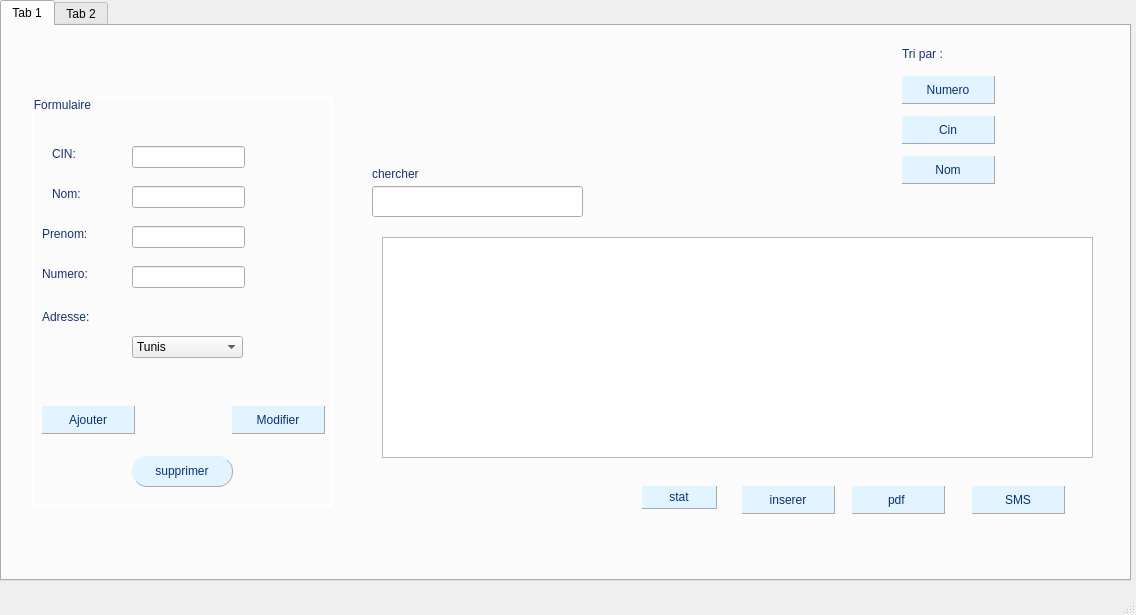
<?xml version="1.0" encoding="UTF-8"?>
<ui version="4.0">
 <class>MainWindow</class>
 <widget class="QMainWindow" name="MainWindow">
  <property name="geometry">
   <rect>
    <x>0</x>
    <y>0</y>
    <width>1136</width>
    <height>615</height>
   </rect>
  </property>
  <property name="windowTitle">
   <string>MainWindow</string>
  </property>
  <widget class="QWidget" name="centralwidget">
   <widget class="QTabWidget" name="tabWidget">
    <property name="geometry">
     <rect>
      <x>0</x>
      <y>0</y>
      <width>1131</width>
      <height>581</height>
     </rect>
    </property>
    <property name="currentIndex">
     <number>0</number>
    </property>
    <widget class="QWidget" name="tab">
     <attribute name="title">
      <string>Tab 1</string>
     </attribute>
     <widget class="QGroupBox" name="groupBox">
      <property name="geometry">
       <rect>
        <x>30</x>
        <y>70</y>
        <width>301</width>
        <height>411</height>
       </rect>
      </property>
      <property name="styleSheet">
       <string notr="true">QGroupBox{

color:rgb(24, 50, 109);
	font: 10pt &quot;MS Shell Dlg 2&quot;;
  



    border: 3px solid white;



}</string>
      </property>
      <property name="title">
       <string>Formulaire</string>
      </property>
      <widget class="QLabel" name="label">
       <property name="geometry">
        <rect>
         <x>20</x>
         <y>50</y>
         <width>31</width>
         <height>16</height>
        </rect>
       </property>
       <property name="styleSheet">
        <string notr="true">QLabel{
font: 63 10pt &quot;Segoe UI Semibold&quot;;
color : rgb(24, 50, 109);
}</string>
       </property>
       <property name="text">
        <string>CIN:</string>
       </property>
      </widget>
      <widget class="QLabel" name="label_2">
       <property name="geometry">
        <rect>
         <x>20</x>
         <y>90</y>
         <width>56</width>
         <height>16</height>
        </rect>
       </property>
       <property name="styleSheet">
        <string notr="true">QLabel{
font: 63 10pt &quot;Segoe UI Semibold&quot;;
color : rgb(24, 50, 109);
}</string>
       </property>
       <property name="text">
        <string>Nom:</string>
       </property>
      </widget>
      <widget class="QLabel" name="label_3">
       <property name="geometry">
        <rect>
         <x>10</x>
         <y>130</y>
         <width>71</width>
         <height>16</height>
        </rect>
       </property>
       <property name="styleSheet">
        <string notr="true">QLabel{
font: 63 10pt &quot;Segoe UI Semibold&quot;;
color : rgb(24, 50, 109);
}</string>
       </property>
       <property name="text">
        <string>Prenom:</string>
       </property>
      </widget>
      <widget class="QLabel" name="label_4">
       <property name="geometry">
        <rect>
         <x>10</x>
         <y>170</y>
         <width>71</width>
         <height>16</height>
        </rect>
       </property>
       <property name="styleSheet">
        <string notr="true">QLabel{
font: 63 10pt &quot;Segoe UI Semibold&quot;;
color : rgb(24, 50, 109);
}</string>
       </property>
       <property name="text">
        <string>Numero:</string>
       </property>
      </widget>
      <widget class="QLabel" name="label_5">
       <property name="geometry">
        <rect>
         <x>10</x>
         <y>210</y>
         <width>71</width>
         <height>21</height>
        </rect>
       </property>
       <property name="styleSheet">
        <string notr="true">QLabel{
font: 63 10pt &quot;Segoe UI Semibold&quot;;
color : rgb(24, 50, 109);
}</string>
       </property>
       <property name="text">
        <string>Adresse:</string>
       </property>
      </widget>
      <widget class="QPushButton" name="ajout">
       <property name="geometry">
        <rect>
         <x>10</x>
         <y>310</y>
         <width>93</width>
         <height>28</height>
        </rect>
       </property>
       <property name="styleSheet">
        <string notr="true">QPushButton {
border-radius:15px;
font: 10pt &quot;MS Shell Dlg 2&quot;;
border-right :1px solid #aaaaaa;
border-bottom :1px solid #aaaaaa;
}
QPushButton:enabled {
background-color: #E1F4FF;
color: #0c2f70;
}
QPushButton:pressed {
background-color:blue;
color: white;
}

QPushButton:hover:!pressed {

background-color : #0d2f72;
color: #fffffe;

}
QPushButton:disabled{
boackground-color:#aaaaaa;
color :ffffff;
}

</string>
       </property>
       <property name="text">
        <string>Ajouter</string>
       </property>
      </widget>
      <widget class="QLineEdit" name="le_cin">
       <property name="geometry">
        <rect>
         <x>100</x>
         <y>50</y>
         <width>113</width>
         <height>22</height>
        </rect>
       </property>
       <property name="styleSheet">
        <string notr="true"/>
       </property>
       <property name="text">
        <string/>
       </property>
      </widget>
      <widget class="QLineEdit" name="le_nom">
       <property name="geometry">
        <rect>
         <x>100</x>
         <y>90</y>
         <width>113</width>
         <height>22</height>
        </rect>
       </property>
      </widget>
      <widget class="QLineEdit" name="le_prenom">
       <property name="geometry">
        <rect>
         <x>100</x>
         <y>130</y>
         <width>113</width>
         <height>22</height>
        </rect>
       </property>
      </widget>
      <widget class="QLineEdit" name="le_num">
       <property name="geometry">
        <rect>
         <x>100</x>
         <y>170</y>
         <width>113</width>
         <height>22</height>
        </rect>
       </property>
      </widget>
      <widget class="QPushButton" name="modifier">
       <property name="geometry">
        <rect>
         <x>200</x>
         <y>310</y>
         <width>93</width>
         <height>28</height>
        </rect>
       </property>
       <property name="styleSheet">
        <string notr="true">QPushButton {
border-radius:15px;
font: 10pt &quot;MS Shell Dlg 2&quot;;
border-right :1px solid #aaaaaa;
border-bottom :1px solid #aaaaaa;
}
QPushButton:enabled {
background-color: #E1F4FF;
color: #0c2f70;
}
QPushButton:pressed {
background-color:blue;
color: white;
}

QPushButton:hover:!pressed {

background-color : #0d2f72;
color: #fffffe;

}
QPushButton:disabled{
boackground-color:#aaaaaa;
color :ffffff;
}
</string>
       </property>
       <property name="text">
        <string>Modifier</string>
       </property>
      </widget>
      <widget class="QPushButton" name="supprimer">
       <property name="geometry">
        <rect>
         <x>100</x>
         <y>360</y>
         <width>101</width>
         <height>31</height>
        </rect>
       </property>
       <property name="styleSheet">
        <string notr="true">QPushButton {
border-radius:15px;
font: 10pt &quot;MS Shell Dlg 2&quot;;
border-right :1px solid #aaaaaa;
border-bottom :1px solid #aaaaaa;
}
QPushButton:enabled {
background-color: #E1F4FF;
color: #0c2f70;
}
QPushButton:pressed {
background-color:blue;
color: white;
}

QPushButton:hover:!pressed {

background-color : #0d2f72;
color: #fffffe;

}
QPushButton:disabled{
boackground-color:#aaaaaa;
color :ffffff;
}
</string>
       </property>
       <property name="text">
        <string>supprimer</string>
       </property>
      </widget>
      <widget class="QComboBox" name="le_adresse_2">
       <property name="geometry">
        <rect>
         <x>100</x>
         <y>240</y>
         <width>111</width>
         <height>22</height>
        </rect>
       </property>
       <item>
        <property name="text">
         <string>Tunis</string>
        </property>
       </item>
       <item>
        <property name="text">
         <string>BenArous</string>
        </property>
       </item>
       <item>
        <property name="text">
         <string>Ariana</string>
        </property>
       </item>
      </widget>
     </widget>
     <widget class="QLineEdit" name="chercher_num">
      <property name="geometry">
       <rect>
        <x>370</x>
        <y>160</y>
        <width>211</width>
        <height>31</height>
       </rect>
      </property>
     </widget>
     <widget class="QLabel" name="label_7">
      <property name="geometry">
       <rect>
        <x>900</x>
        <y>20</y>
        <width>91</width>
        <height>16</height>
       </rect>
      </property>
      <property name="styleSheet">
       <string notr="true">QLabel {
	font: 63 10pt &quot;Segoe UI Semibold&quot;;
 

color:rgb(24, 50, 109);
}
</string>
      </property>
      <property name="text">
       <string>Tri par :</string>
      </property>
     </widget>
     <widget class="QPushButton" name="pushButton_3">
      <property name="geometry">
       <rect>
        <x>970</x>
        <y>460</y>
        <width>93</width>
        <height>28</height>
       </rect>
      </property>
      <property name="styleSheet">
       <string notr="true">QPushButton {
border-radius:15px;
font: 10pt &quot;MS Shell Dlg 2&quot;;
border-right :1px solid #aaaaaa;
border-bottom :1px solid #aaaaaa;
}
QPushButton:enabled {
background-color: #E1F4FF;
color: #0c2f70;
}
QPushButton:pressed {
background-color:blue;
color: white;
}

QPushButton:hover:!pressed {

background-color : #0d2f72;
color: #fffffe;

}
QPushButton:disabled{
boackground-color:#aaaaaa;
color :ffffff;
}
</string>
      </property>
      <property name="text">
       <string>SMS</string>
      </property>
     </widget>
     <widget class="QTableView" name="tab_client">
      <property name="geometry">
       <rect>
        <x>380</x>
        <y>211</y>
        <width>711</width>
        <height>221</height>
       </rect>
      </property>
     </widget>
     <widget class="QPushButton" name="pushButton_5">
      <property name="geometry">
       <rect>
        <x>740</x>
        <y>460</y>
        <width>93</width>
        <height>28</height>
       </rect>
      </property>
      <property name="styleSheet">
       <string notr="true">QPushButton {
border-radius:15px;
font: 10pt &quot;MS Shell Dlg 2&quot;;
border-right :1px solid #aaaaaa;
border-bottom :1px solid #aaaaaa;
}
QPushButton:enabled {
background-color: #E1F4FF;
color: #0c2f70;
}
QPushButton:pressed {
background-color:blue;
color: white;
}

QPushButton:hover:!pressed {

background-color : #0d2f72;
color: #fffffe;

}
QPushButton:disabled{
boackground-color:#aaaaaa;
color :ffffff;
}</string>
      </property>
      <property name="text">
       <string>inserer</string>
      </property>
     </widget>
     <widget class="QLabel" name="label_6">
      <property name="geometry">
       <rect>
        <x>370</x>
        <y>140</y>
        <width>141</width>
        <height>16</height>
       </rect>
      </property>
      <property name="styleSheet">
       <string notr="true">QLabel{
font: 63 10pt &quot;Segoe UI Semibold&quot;;
color : rgb(24, 50, 109);
}</string>
      </property>
      <property name="text">
       <string>chercher</string>
      </property>
     </widget>
     <widget class="QPushButton" name="tri_cin">
      <property name="geometry">
       <rect>
        <x>900</x>
        <y>90</y>
        <width>93</width>
        <height>28</height>
       </rect>
      </property>
      <property name="styleSheet">
       <string notr="true">QPushButton {
border-radius:15px;
font: 10pt &quot;MS Shell Dlg 2&quot;;
border-right :1px solid #aaaaaa;
border-bottom :1px solid #aaaaaa;
}
QPushButton:enabled {
background-color: #E1F4FF;
color: #0c2f70;
}
QPushButton:pressed {
background-color:blue;
color: white;
}

QPushButton:hover:!pressed {

background-color : #0d2f72;
color: #fffffe;

}
QPushButton:disabled{
boackground-color:#aaaaaa;
color :ffffff;
}

</string>
      </property>
      <property name="text">
       <string>Cin</string>
      </property>
     </widget>
     <widget class="QPushButton" name="pdf_3">
      <property name="geometry">
       <rect>
        <x>850</x>
        <y>460</y>
        <width>93</width>
        <height>28</height>
       </rect>
      </property>
      <property name="styleSheet">
       <string notr="true">QPushButton {
border-radius:15px;
font: 10pt &quot;MS Shell Dlg 2&quot;;
border-right :1px solid #aaaaaa;
border-bottom :1px solid #aaaaaa;
}
QPushButton:enabled {
background-color: #E1F4FF;
color: #0c2f70;
}
QPushButton:pressed {
background-color:blue;
color: white;
}

QPushButton:hover:!pressed {

background-color : #0d2f72;
color: #fffffe;

}
QPushButton:disabled{
boackground-color:#aaaaaa;
color :ffffff;
}

</string>
      </property>
      <property name="text">
       <string>pdf </string>
      </property>
     </widget>
     <widget class="QPushButton" name="pushButton">
      <property name="geometry">
       <rect>
        <x>640</x>
        <y>460</y>
        <width>75</width>
        <height>23</height>
       </rect>
      </property>
      <property name="styleSheet">
       <string notr="true">QPushButton {
border-radius:15px;
font: 10pt &quot;MS Shell Dlg 2&quot;;
border-right :1px solid #aaaaaa;
border-bottom :1px solid #aaaaaa;
}
QPushButton:enabled {
background-color: #E1F4FF;
color: #0c2f70;
}
QPushButton:pressed {
background-color:blue;
color: white;
}

QPushButton:hover:!pressed {

background-color : #0d2f72;
color: #fffffe;

}
QPushButton:disabled{
boackground-color:#aaaaaa;
color :ffffff;
}</string>
      </property>
      <property name="text">
       <string>stat</string>
      </property>
     </widget>
     <widget class="QPushButton" name="tri_2">
      <property name="geometry">
       <rect>
        <x>900</x>
        <y>130</y>
        <width>93</width>
        <height>28</height>
       </rect>
      </property>
      <property name="styleSheet">
       <string notr="true">QPushButton {
border-radius:15px;
font: 10pt &quot;MS Shell Dlg 2&quot;;
border-right :1px solid #aaaaaa;
border-bottom :1px solid #aaaaaa;
}
QPushButton:enabled {
background-color: #E1F4FF;
color: #0c2f70;
}
QPushButton:pressed {
background-color:blue;
color: white;
}

QPushButton:hover:!pressed {

background-color : #0d2f72;
color: #fffffe;

}
QPushButton:disabled{
boackground-color:#aaaaaa;
color :ffffff;
}

</string>
      </property>
      <property name="text">
       <string>Nom</string>
      </property>
     </widget>
     <widget class="QPushButton" name="tri">
      <property name="geometry">
       <rect>
        <x>900</x>
        <y>50</y>
        <width>93</width>
        <height>28</height>
       </rect>
      </property>
      <property name="styleSheet">
       <string notr="true">QPushButton {
border-radius:15px;
font: 10pt &quot;MS Shell Dlg 2&quot;;
border-right :1px solid #aaaaaa;
border-bottom :1px solid #aaaaaa;
}
QPushButton:enabled {
background-color: #E1F4FF;
color: #0c2f70;
}
QPushButton:pressed {
background-color:blue;
color: white;
}

QPushButton:hover:!pressed {

background-color : #0d2f72;
color: #fffffe;

}
QPushButton:disabled{
boackground-color:#aaaaaa;
color :ffffff;
}

</string>
      </property>
      <property name="text">
       <string>Numero</string>
      </property>
     </widget>
     <zorder>groupBox</zorder>
     <zorder>label_7</zorder>
     <zorder>pushButton_3</zorder>
     <zorder>chercher_num</zorder>
     <zorder>tab_client</zorder>
     <zorder>pushButton_5</zorder>
     <zorder>label_6</zorder>
     <zorder>tri_cin</zorder>
     <zorder>pdf_3</zorder>
     <zorder>pushButton</zorder>
     <zorder>tri_2</zorder>
     <zorder>tri</zorder>
    </widget>
    <widget class="QWidget" name="tab_2">
     <attribute name="title">
      <string>Tab 2</string>
     </attribute>
     <widget class="QLabel" name="imagee">
      <property name="geometry">
       <rect>
        <x>170</x>
        <y>30</y>
        <width>401</width>
        <height>201</height>
       </rect>
      </property>
      <property name="text">
       <string/>
      </property>
     </widget>
     <widget class="QPushButton" name="photo">
      <property name="geometry">
       <rect>
        <x>70</x>
        <y>30</y>
        <width>93</width>
        <height>28</height>
       </rect>
      </property>
      <property name="styleSheet">
       <string notr="true">QPushButton {
border-radius:15px;
font: 10pt &quot;MS Shell Dlg 2&quot;;
border-right :1px solid #aaaaaa;
border-bottom :1px solid #aaaaaa;
}
QPushButton:enabled {
background-color: #E1F4FF;
color: #0c2f70;
}
QPushButton:pressed {
background-color:blue;
color: white;
}

QPushButton:hover:!pressed {

background-color : #0d2f72;
color: #fffffe;

}
QPushButton:disabled{
boackground-color:#aaaaaa;
color :ffffff;
}

</string>
      </property>
      <property name="text">
       <string>upload</string>
      </property>
     </widget>
    </widget>
   </widget>
  </widget>
  <widget class="QMenuBar" name="menubar">
   <property name="geometry">
    <rect>
     <x>0</x>
     <y>0</y>
     <width>1136</width>
     <height>22</height>
    </rect>
   </property>
  </widget>
  <widget class="QStatusBar" name="statusbar"/>
 </widget>
 <resources/>
 <connections/>
</ui>
